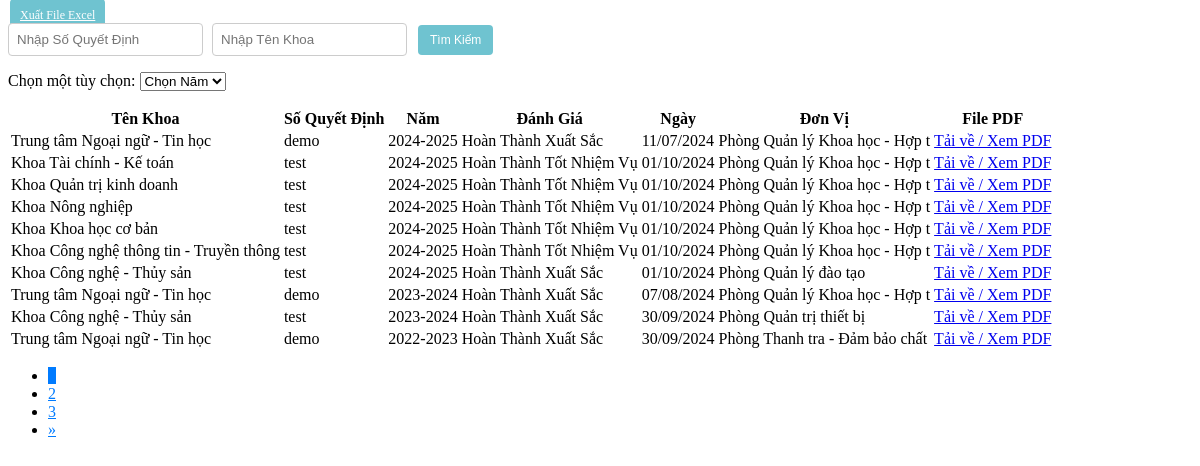
/Admin/danhgiaTTview.php, run on the app's committed database.
### tables this page shows
CREATE TABLE `danhgiatt` (
  `MaDGTT` int(20) NOT NULL,
  `MaKhoa` int(20) NOT NULL,
  `SoQD` varchar(100) NOT NULL,
  `Manam` int(20) NOT NULL,
  `DanhGia` varchar(50) NOT NULL DEFAULT 'Chờ Đánh Giá',
  `Ngay` date NOT NULL,
  `DonVi` varchar(30) NOT NULL,
  `FilePDF` varchar(50) DEFAULT NULL
);

CREATE TABLE `khoa` (
  `MaKhoa` int(20) NOT NULL,
  `TenKhoa` varchar(50) NOT NULL,
  `MoTa` varchar(100) NOT NULL
);

CREATE TABLE `nam` (
  `Manam` int(20) NOT NULL,
  `Nam` varchar(20) NOT NULL
);

### Admin/danhgiaTT.php (called while the page is built, shortened)
<?php
include('./Khoa.php');
include('./nam.php');
class DanhgiaTT {
    public static function layTongSoDanhGia($conn) {
        $sql = "SELECT COUNT(*) FROM danhgiatt WHERE DanhGia IN ('Hoàn Thành Xuất Sắc ', 'Hoàn Thành Tốt Nhiệm Vụ', 'Hoàn Thành Nhiệm Vụ', 'Không Hoàn Thành Nhiệm Vụ', 'Chưa Đánh Giá')";
        $result = $conn->query($sql);
        $row = $result->fetch_row();
        return $row[0];
    }
    public static function layDanhGiaPhanTrang($conn, $startFrom, $recordsPerPage) {
        $sql = "SELECT * FROM danhgiatt WHERE DanhGia IN ('Hoàn Thành Xuất Sắc', 'Hoàn Thành Tốt Nhiệm Vụ', 'Hoàn Thành Nhiệm Vụ', 'Không Hoàn Thành Nhiệm Vụ', 'Chưa Đánh Giá') ORDER BY Manam DESC LIMIT $startFrom, $recordsPerPage";
        $result = $conn->query($sql);
        $danhgiattList = array();
        if ($result->num_rows > 0) {
            while($row = $result->fetch_assoc()) {
                $khoa_obj = Khoa::layKhoa($conn, $row["MaKhoa"]);
                $nam_obj = Nam::laynam($conn, $row["Manam"]);
                $danhgiatt_obj = new DanhgiaTT();
                $danhgiatt_obj->MaDGTT = $row["MaDGTT"];
                $danhgiatt_obj->MaKhoa = $khoa_obj->TenKhoa;
                $danhgiatt_obj->SoQD = $row["SoQD"];
                $danhgiatt_obj->Manam = $nam_obj->Nam;
                $danhgiatt_obj->DanhGia = $row["DanhGia"];
                $danhgiatt_obj->Ngay = $row["Ngay"];
                $danhgiatt_obj->DonVi = $row["DonVi"];
                $danhgiatt_obj->FilePDF = $row["FilePDF"];
                $danhgiattList[] = $danhgiatt_obj;
            }
        }
        return $danhgiattList;
    }
}
?>

### Admin/Khoa.php (called while the page is built, shortened)
<?php
class Khoa {
    public static function layKhoa($conn, $id) {
        $sql = "SELECT * FROM Khoa WHERE MaKhoa = $id";
        $result = mysqli_query($conn, $sql);
        $Khoa = new Khoa();
        if ($row = mysqli_fetch_assoc($result)) {
            $Khoa->MaKhoa = $row['MaKhoa'];
            $Khoa->TenKhoa = $row['TenKhoa'];
            $Khoa->MoTa = $row["MoTa"];
        }
        return $Khoa;
    }
}
?>

### Admin/nam.php (called while the page is built, shortened)
<?php
    class Nam {
        public static function laynam($conn, $id) {
            $sql = "SELECT * FROM nam WHERE Manam = $id";
            $result = mysqli_query($conn, $sql);
            $nam = new Nam();
            $row = mysqli_fetch_assoc($result);
            $nam->Manam = $row['Manam'];
            $nam->Nam = $row['Nam'];
            return $nam;
        }
    }
?>

### Admin/danhgiaTTview.php (the view, shortened to what this page needs)
<?php
include('./danhgiaTT.php');
$recordsPerPage = 10;
$currentPage = isset($_GET['page']) ? (int)$_GET['page'] : 1;
$startFrom = ($currentPage - 1) * $recordsPerPage;
$totalRecords = DanhgiaTT::layTongSoDanhGia($conn);
$totalPages = ceil($totalRecords / $recordsPerPage);
$data = DanhgiaTT::layDanhGiaPhanTrang($conn, $startFrom, $recordsPerPage);
?>
<a class="btn btn-custom btn-custom-primary" href="<?php echo " $baseUrl?p=xuatdanhgiaxlsx"; ?>">Xuất File Excel</a>
<div class="search-box">
    <input type="text" id="searchSoQD" placeholder="Nhập Số Quyết Định" />
    <input type="text" id="searchTenKhoa" placeholder="Nhập Tên Khoa" />
    <button class="btn btn-custom btn-custom-primary" onclick="searchData()">Tìm Kiếm</button>
</div>
<div class="combobox">
    <label for="options">Chọn một tùy chọn:</label>
    <select name="options" id="options" onchange="fetchAndDisplayDanhGia(this.value)">
        <option value="">Chọn Năm</option>
    </select>
</div>
<table class="table table-bordered">
    <thead>
        <tr>
            <th>Tên Khoa</th>
            <th>Số Quyết Định</th>
            <th>Năm</th>
            <th>Đánh Giá</th>
            <th>Ngày</th>
            <th>Đơn Vị</th>
            <th>File PDF</th>
        </tr>
    </thead>
    <tbody id="danhgia-table-body">
    <?php foreach ($data as $item): ?>
        <tr>
            <td scope="row"><?php echo htmlspecialchars($item->MaKhoa); ?></td>
            <td><?php echo htmlspecialchars($item->SoQD ?? "Cần Thêm Số Quyết Định Cho $item->MaKhoa"); ?></td>
            <td><?php echo htmlspecialchars($item->Manam ?? "Cần Thêm Năm Cho $item->MaKhoa"); ?></td>
            <td><?php echo htmlspecialchars($item->DanhGia); ?></td>
            <td><?php echo date_format(date_create($item->Ngay), "d/m/Y");?></td>
            <td><?php echo htmlspecialchars($item->DonVi); ?></td>
            <td>
                <?php if ($item->FilePDF): ?>
                    <a href="./<?php echo htmlspecialchars($item->FilePDF); ?>" target="_blank">
                        Tải về / Xem PDF
                    </a>
                <?php else: ?>
                    Chưa có file
                <?php endif; ?>
            </td>
        </tr>
    <?php endforeach; ?>
    </tbody>
</table>
<nav aria-label="Page navigation">
    <ul class="pagination">
        <?php for ($i = 1; $i <= $totalPages; $i++): ?>
            <li class="page-item <?php echo $i == $currentPage ? 'active' : ''; ?>">
                <a class="page-link" href="?p=danhgiaTT&page=<?php echo $i; ?>"><?php echo $i; ?></a>
            </li>
        <?php endfor; ?>
        <?php if ($currentPage < $totalPages): ?>
            <li class="page-item">
                <a class="page-link" href="?p=danhgiaTT&page=<?php echo $currentPage + 1; ?>" aria-label="Next">
                    <span aria-hidden="true">&raquo;</span>
                </a>
            </li>
        <?php endif; ?>
    </ul>
</nav>

### Admin/danhgiaTTview.php (style rules this page uses)
.pagination { background-color: transparent; border: none; box-shadow: none; }
.page-item { background-color: transparent; border: none; box-shadow: none; }
.page-link { background-color: transparent; border: none; box-shadow: none; color: #007bff; }
.page-item.active .page-link { background-color: #007bff; border-color: #007bff; }
.btn-custom { background-color: #6fc3d0; border: none; color: white; padding: 9px 10px; font-size: 12px; margin: 2px; cursor: pointer; border-radius: 4px; transition: background-color 0.3s ease, transform 0.3s ease; }
.btn-custom-primary { background-color: #6fc3d0; }
.search-box { margin-bottom: 15px; }
.search-box input { padding: 8px; margin-right: 5px; border-radius: 4px; border: 1px solid #ccc; }
.search-box button { padding: 8px 12px; }

### data on the page
danhgiatt: MaKhoa.TenKhoa "Trung tâm Ngoại ngữ - Tin học", SoQD "demo", Manam.Nam "2024-2025", DanhGia "Hoàn Thành Xuất Sắc", Ngay "11/07/2024", DonVi "Phòng Quản lý Khoa học - Hợp t"
danhgiatt: MaKhoa.TenKhoa "Khoa Tài chính - Kế toán", SoQD "test", Manam.Nam "2024-2025", DanhGia "Hoàn Thành Tốt Nhiệm Vụ", Ngay "01/10/2024", DonVi "Phòng Quản lý Khoa học - Hợp t"
danhgiatt: MaKhoa.TenKhoa "Khoa Quản trị kinh doanh", SoQD "test", Manam.Nam "2024-2025", DanhGia "Hoàn Thành Tốt Nhiệm Vụ", Ngay "01/10/2024", DonVi "Phòng Quản lý Khoa học - Hợp t"
danhgiatt: MaKhoa.TenKhoa "Khoa Nông nghiệp", SoQD "test", Manam.Nam "2024-2025", DanhGia "Hoàn Thành Tốt Nhiệm Vụ", Ngay "01/10/2024", DonVi "Phòng Quản lý Khoa học - Hợp t"
danhgiatt: MaKhoa.TenKhoa "Khoa Khoa học cơ bản", SoQD "test", Manam.Nam "2024-2025", DanhGia "Hoàn Thành Tốt Nhiệm Vụ", Ngay "01/10/2024", DonVi "Phòng Quản lý Khoa học - Hợp t"
danhgiatt: MaKhoa.TenKhoa "Khoa Công nghệ thông tin - Truyền thông", SoQD "test", Manam.Nam "2024-2025", DanhGia "Hoàn Thành Tốt Nhiệm Vụ", Ngay "01/10/2024", DonVi "Phòng Quản lý Khoa học - Hợp t"
danhgiatt: MaKhoa.TenKhoa "Khoa Công nghệ - Thủy sản", SoQD "test", Manam.Nam "2024-2025", DanhGia "Hoàn Thành Xuất Sắc", Ngay "01/10/2024", DonVi "Phòng Quản lý đào tạo"
danhgiatt: MaKhoa.TenKhoa "Trung tâm Ngoại ngữ - Tin học", SoQD "demo", Manam.Nam "2023-2024", DanhGia "Hoàn Thành Xuất Sắc", Ngay "07/08/2024", DonVi "Phòng Quản lý Khoa học - Hợp t"
danhgiatt: MaKhoa.TenKhoa "Khoa Công nghệ - Thủy sản", SoQD "test", Manam.Nam "2023-2024", DanhGia "Hoàn Thành Xuất Sắc", Ngay "30/09/2024", DonVi "Phòng Quản trị thiết bị"
danhgiatt: MaKhoa.TenKhoa "Trung tâm Ngoại ngữ - Tin học", SoQD "demo", Manam.Nam "2022-2023", DanhGia "Hoàn Thành Xuất Sắc", Ngay "30/09/2024", DonVi "Phòng Thanh tra - Đảm bảo chất"
